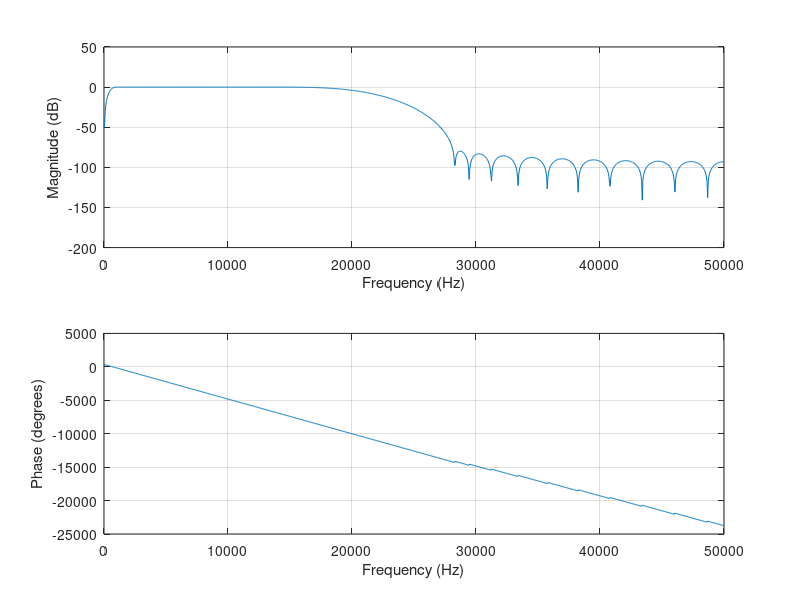
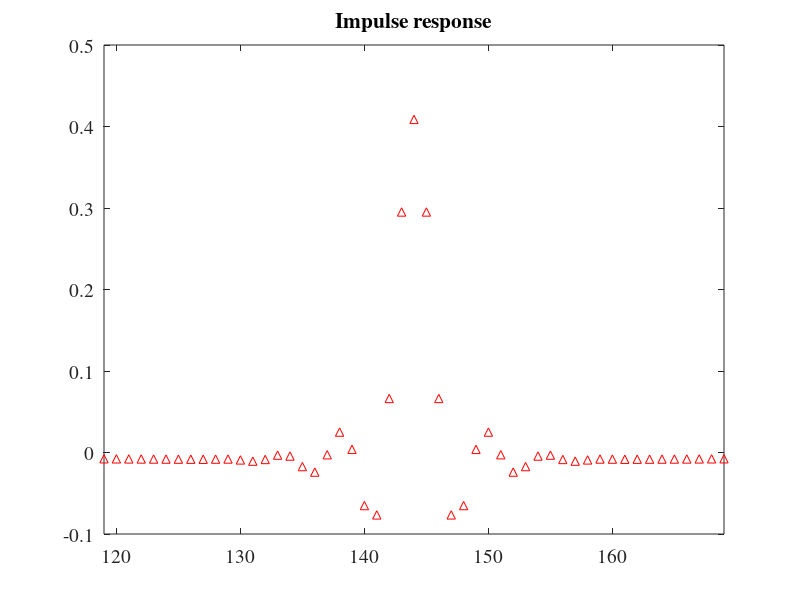
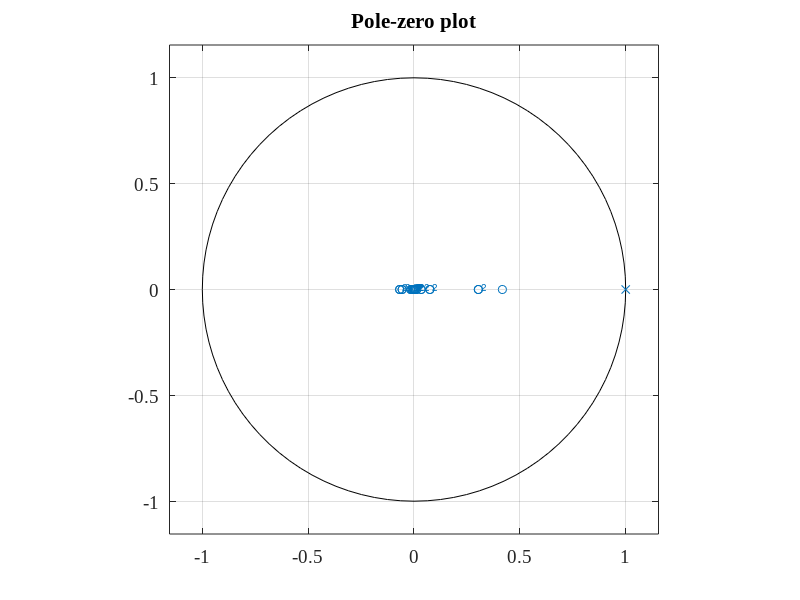
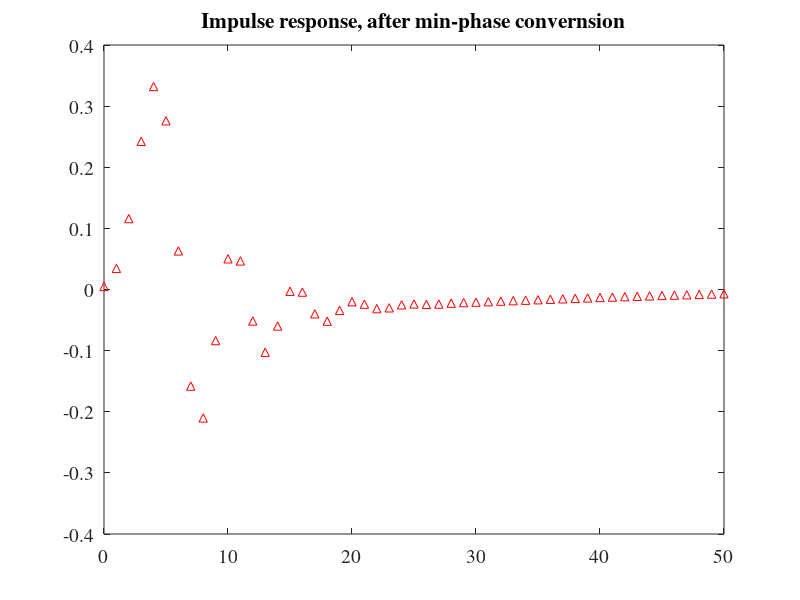

MATLAB code to generate these figures, in order:
% Example script demonstrating the use of Matlab functions in analyzing
% and designing filters and converting them to minimum phase
%
% Juho Liski & Vesa Välimäki
% Created 3.2.2021, modified 3.2.2023

clear;
close all;
clc;

fs = 100e3;  % Sample rate used is 100 kHz

%% Loudspeaker modeling with two linear-phase FIR filters

% Low-frequency highpass filter
bLF = firls(256,[0 1e-3 0.02 1],[0 0 1 1]);

% High-frequency lowpass filter
bHF = firls(32,[0 0.28 0.56 1],[1 1 0 0]);

% Full model
bLS = conv(bLF,bHF);

% Plots
% The full frequency response
figure(1); %set(figure(1),'position',[377 685 560 420]);
freqz(bLS,1,1024,fs);
%freqz(bLS,1,1024,fs); set(gca,'xscale','log')

% The frequency responses of the separate filters
%figure(11); freqz(bLF,1,1024,1);
%figure(12); freqz(bHF,1,1024,fs); %set(figure(12),'position',[377 685 560 420]);

% The full impulse response
figure(2); %set(figure(2),'position',[377 685 560 420]);
impz(bLS,1);
set(gca,'FontSize',14,'FontName','Times')
title('Impulse response');
xlim([119 169])

% The impulse responses of the separate filters
%figure(13); impz(bLF,1);
%figure(14); impz(bHF,1); %set(figure(14),'position',[377 685 560 420]);

% Example pole-zero plot: The lowpass filter
figure(3); %set(figure(3),'position',[377 685 560 420]);
zplane(bHF,1);
set(gca,'FontSize',14)
set(gca,'FontName','Times New Roman')
title('Pole-zero plot');

%% Conversion to minimum phase

NFFT = 2^12; % Must be long enough!!!
H(:,1) = fft(bLF,NFFT); % Let's go into the frequency domain
H(:,2) = fft(bHF,NFFT);

% NOTE THAT THIS IS EXACTLY WHAT THE FUNCTION RCEPS.M DOES!
for k = 1:2
    xhat = real(ifft(log(abs(H(:,k)))));
    odd = fix(rem(NFFT,2));
    wn = [1; 2*ones((NFFT+odd)/2-1,1) ; ones(1-rem(NFFT,2),1); zeros((NFFT+odd)/2-1,1)];
    Bhat = zeros(1,NFFT);
    hm(:,k) = real(ifft(exp(fft(wn.*xhat(:)))));
end

% Full filter
hLS = conv(hm(:,1),hm(:,2));

% Plots


% The frequency responses of the separate filters
%figure(21); freqz(hm(:,1),1,1024,1);
%figure(22); freqz(hm(:,2),1,1024,fs); %set(figure(22),'position',[939 685 560 420]);

% The full impulse response
figure(4); %set(figure(4),'position',[939 685 560 420]);
impz(hLS,1);
set(gca,'FontSize',14,'FontName','Times')
title('Impulse response, after min-phase convernsion');
xlim([0 50])

% The impulse responses of the separate filters
%figure(23); impz(hm(:,1),1);
%figure(24); impz(hm(:,2),1); xlim([0 32]); %set(figure(24),'position',[939 685 560 420]);

% The full frequency response, check that the magnitude didn't change!
figure(5); %set(figure(5),'position',[939 685 560 420]);
freqz(hLS,1,1024,fs);
%freqz(hLS,1,1024,fs); set(gca,'xscale','log')
title('Magnitude, after min-phase conversion');

% Example pole-zero plot: The lowpass filter
% The zeros outside the unit circle are now moved inside the
% unit circle
rs = roots(bHF); % Compute the roots of the polynomial B
for k = 1:length(rs)    
    if abs(rs(k)) > 1 % Find the zeros that are outside the unit circle
        rs(k) = (1/abs(rs(k))).*exp(1i*angle(rs(k))); % Feflect the zeros
    end
end
Bn = poly(rs); % Find the polynomial with the specified roots

figure(6); %set(figure(6),'position',[939 685 560 420]);
zplane(Bn,1);
set(gca,'FontSize',14)
set(gca,'FontName','Times New Roman')
title('Pole-zero plot, after min-phase conversion');
